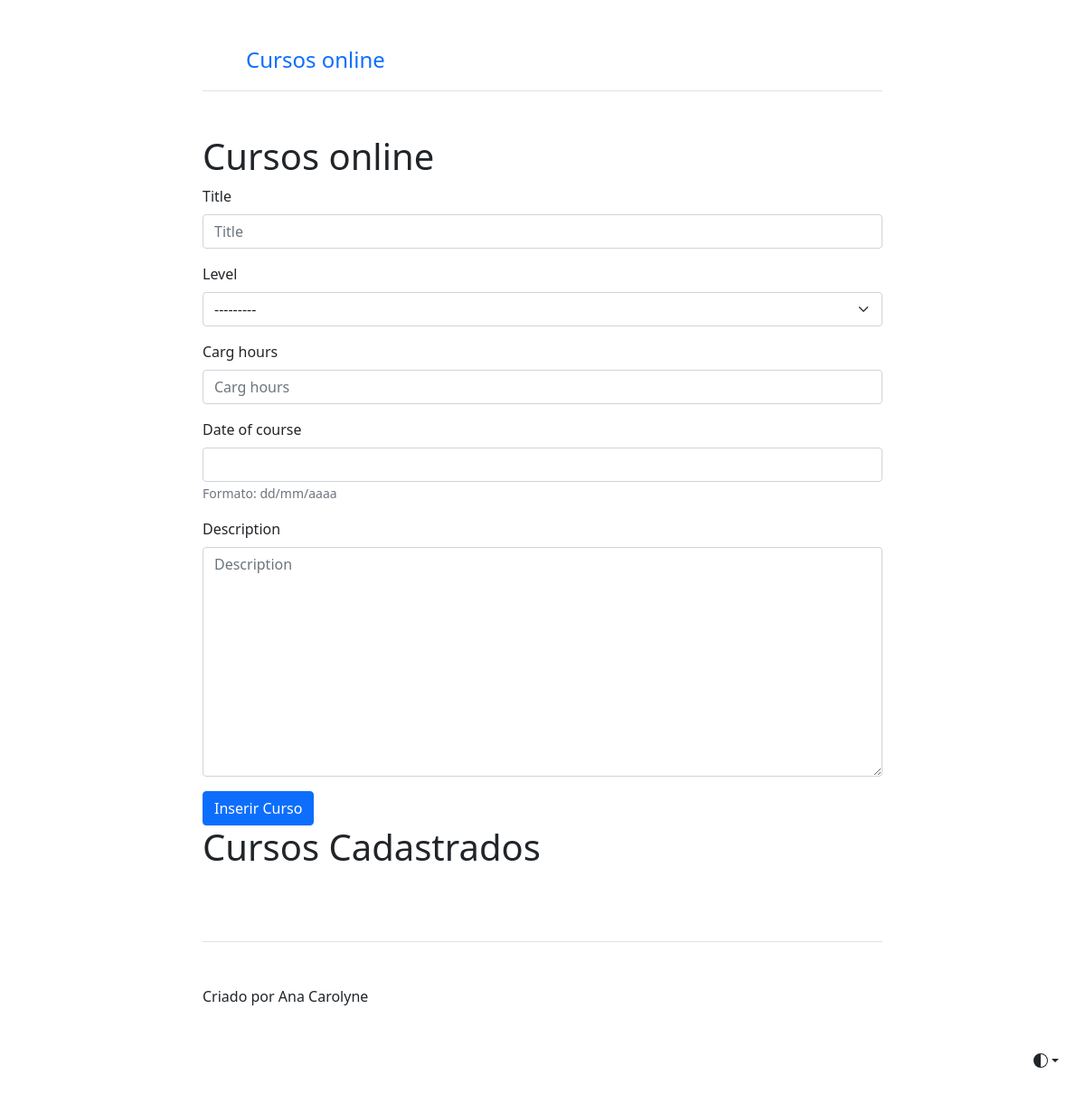
The app's page /course/course/, older data.
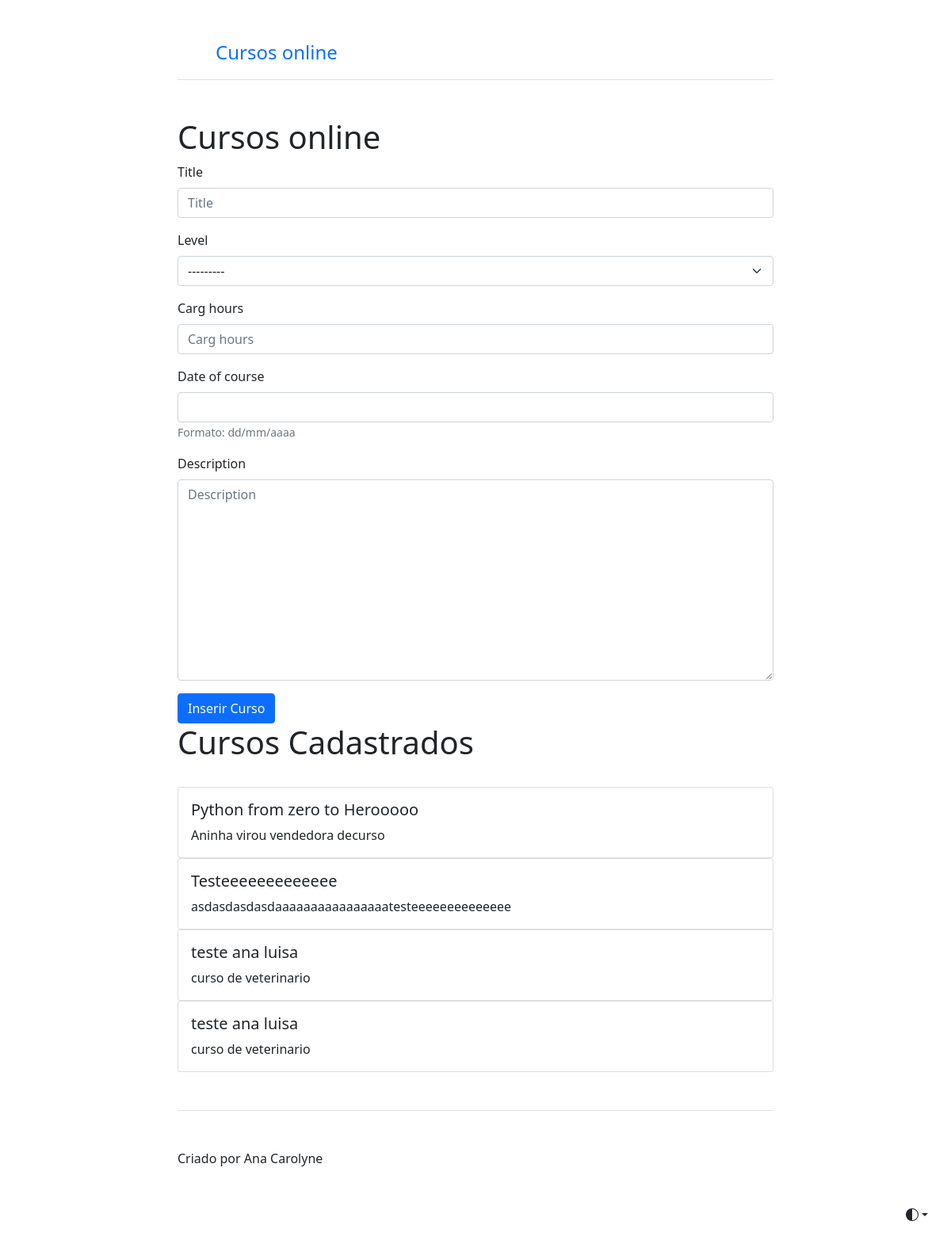
The same page, newer data.
### cursos/models.py (models this page shows, shortened)
class Curso(models.Model):
    levels_of_course = (
        ('B', 'Básico'),
        ('I', 'Intermediario'),
        ('A', 'Avançado'),
    )
    title = models.CharField(max_length=100)
    level = models.CharField(max_length=1, choices=levels_of_course)
    carg_hours = models.IntegerField()
    date_of_course = models.DateField(help_text='Formato: dd/mm/aaaa')
    description = models.TextField()
    class Meta:
        verbose_name = 'Cadastros de Curso'
        verbose_name_plural = 'Cursos'
        ordering = ['-date_of_course']

### cursos/views.py (the view)
# urls.py: path('course/', create_course, name='create_course')
@cache_page(30)
def create_course(request):
    courses = Curso.objects.all()
    form = CourseForm(request.POST or None)
    success = False
    if form.is_valid():
        form.save()
        success = True
    context = {
        'form': form,
        'sucesss': success,
        'courses': courses
        }
    return render(request, 'form.html', context)

### cursos/forms.py (shortened to what this page needs)
class CourseForm(forms.ModelForm):
    class Meta:
        model = Curso
        fields = '__all__'

### cursos/templates/form.html (shortened to what this page needs)
{% extends "init.html" %}
{% load bootstrap5 %}
{% block principal %}
  <h1 class="text-body-emphasis">Cursos online</h1>
{% if success %}
    <div class="alert alert-success" role="alert">
        Curso Cadastrado com sucesso!
    </div>
{% else %}
  <form action="" method="POST" id="form">
    {% bootstrap_form form %}
    <button type="submit" class="btn btn-primary btn-block">Inserir Curso</button>
  </form>
<h1> Cursos Cadastrados</h1> <br>
{% for course in courses %}
    <div class="card">
        <div class="card-body">
            <h5 class="card-title
            ">{{ course.title }}</h5>
            <p class="card-text">{{ course.description }}</p>
        </div>
    </div>
{% endfor %}
{% endif %}
{% endblock %}

### base/templates/init.html (shortened to what this page needs)
<!doctype html>
<html lang="en" data-bs-theme="auto">
  <head>
    <link href="/static/starter-template.css" rel="stylesheet">
    <link href="/static/bootstrap.min.css" rel="stylesheet">
  </head>
  <body>
    <div class="dropdown position-fixed bottom-0 end-0 mb-3 me-3 bd-mode-toggle">
      <button class="btn btn-bd-primary py-2 dropdown-toggle d-flex align-items-center"
              id="bd-theme"
              type="button"
              aria-expanded="false"
              data-bs-toggle="dropdown"
              aria-label="Toggle theme (auto)">
        <svg class="bi my-1 theme-icon-active" width="1em" height="1em"><use href="#circle-half"></use></svg>
      </button>
    </div>
<div class="col-lg-8 mx-auto p-4 py-md-5">
  <header class="d-flex align-items-center pb-3 mb-5 border-bottom">
    <a href="/" class="d-flex align-items-center text-body-emphasis text-decoration-none">
      <svg class="bi me-2" width="40" height="32"><use xlink:href="#bootstrap"/></svg>
      <span class="fs-4">Cursos online</span>
    </a>
  </header>
  <main>
    {% block principal %}{% endblock %}
  </main>
  <footer class="pt-5 my-5 text-body-secondary border-top">
    Criado por Ana Carolyne
  </footer>
</div>
  </body>
</html>

### base/templates/init.html (style rules this page uses)
.bi { vertical-align: -.125em; fill: currentColor; }
.btn-bd-primary { --bd-violet-bg: #712cf9; --bd-violet-rgb: 112.520718, 44.062154, 249.437846; --bs-btn-font-weight: 600; --bs-btn-color: var(--bs-white); --bs-btn-bg: var(--bd-violet-bg); --bs-btn-border-color: var(--bd-violet-bg); --bs-btn-hover-color: var(--bs-white); --bs-btn-hover-bg: #6528e0; --bs-btn-hover-border-color: #6528e0; --bs-btn-focus-shadow-rgb: var(--bd-violet-rgb); --bs-btn-active-color: var(--bs-btn-hover-color); --bs-btn-active-bg: #5a23c8; --bs-btn-active-border-color: #5a23c8; }
.bd-mode-toggle { z-index: 1500; }

Row changes from the older to the newer data that the page shows:
added Curso: title "Python from zero to Herooooo", description "Aninha virou vendedora decurso"
added Curso: title "Testeeeeeeeeeeeee", description "asdasdasdasdaaaaaaaaaaaaaaaatesteeeeeeeeeeeeee"
added Curso: title "teste ana luisa", description "curso de veterinario"
added Curso: title "teste ana luisa", description "curso de veterinario"
